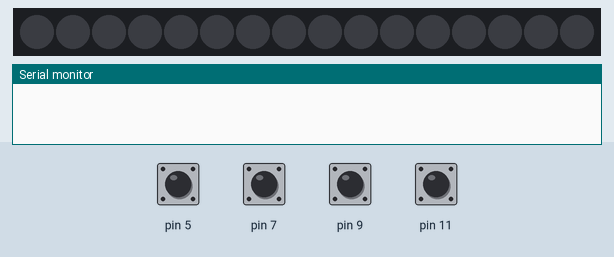
This sketch was run on a simulated Arduino Uno, built with avr-gcc and run on an emulated ATmega328P. Shown: 16 RGB LEDs in strip order, left to right, the last lines printed to the serial monitor. The test bench sets the inputs (shaded band); at power-on: pin 5, pin 7, pin 9, pin 11 HIGH. Dim RGB values are drawn brighter than linear; the strip is taken to match the declared colour order.

Above: at 1.2 s.
1.3 s: pin 11 pulled LOW for 1 s
At 1.47 s:
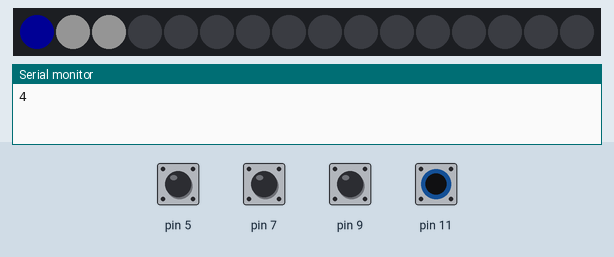
3.8 s: pin 5 pulled LOW for 0.15 s
At 3.9 s:
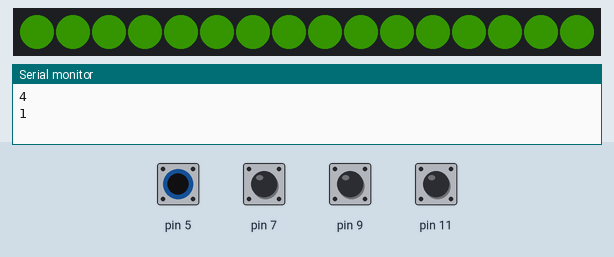
5.4 s: pin 7 pulled LOW for 0.15 s
At 5.5 s:
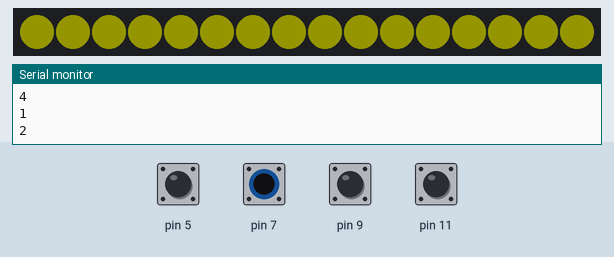
7.0 s: pin 9 pulled LOW for 0.15 s
At 7.1 s:
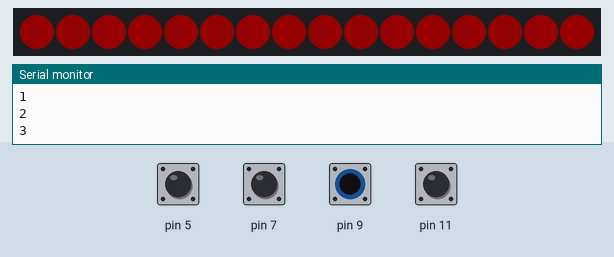
8.6 s: pin 11 pulled LOW for 0.15 s
10.2 s: pin 11 pulled LOW for 1 s
At 10.67 s:
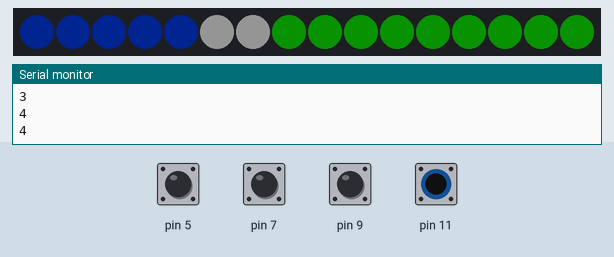
Timing chart, 0 to 13.2 s (numbered marks = the images above; inputs shaded):
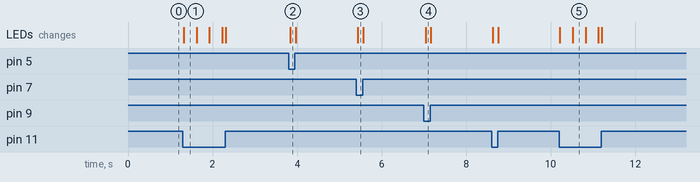

Measured:
- after the input at 1.3 s, the LEDs: change at once (image 1)
- after the input at 3.8 s, the LEDs: change at once (image 2)
- after the input at 5.4 s, the LEDs: change at once (image 3)
- after the input at 7.0 s, the LEDs: change at once (image 4)
- after the input at 10.2 s, the LEDs: first change at once (image 5 shows a later state)

The sketch:

CapacitiveSensorSketch.ino.ino
```cpp
#include <CapacitiveSensor.h>
#include <WS2812FX.h>

//#include "Keyboard.h"
#define LED_COUNT 16
#define LED_PIN 13

WS2812FX ws2812fx = WS2812FX(LED_COUNT, LED_PIN, NEO_RGB + NEO_KHZ800);


CapacitiveSensor   cs_4_2 = CapacitiveSensor(2,5);
CapacitiveSensor   cs_4_3 = CapacitiveSensor(2,7);
CapacitiveSensor   cs_4_4 = CapacitiveSensor(2,9);
CapacitiveSensor   cs_4_5 = CapacitiveSensor(2,11);
void setup()
{
   cs_4_2.set_CS_AutocaL_Millis(0xFFFFFFFF);
   cs_4_3.set_CS_AutocaL_Millis(0xFFFFFFFF);
   cs_4_4.set_CS_AutocaL_Millis(0xFFFFFFFF);
   cs_4_5.set_CS_AutocaL_Millis(0xFFFFFFFF);

  ws2812fx.init();
 ws2812fx.setBrightness(20);

ws2812fx.setSpeed(20);
//Keyboard.begin();
  ws2812fx.start();
   Serial.begin(9600);
}

int max_value=70;
bool rainbow=false;
int mode_fx=2;
int set_mode=2;
bool pressed1=false, pressed2=false, pressed3=false, pressed4=false;

void loop()
{
    ws2812fx.service();

    long start = millis();
    long total1 =  cs_4_2.capacitiveSensor(30);
    long total2 =  cs_4_3.capacitiveSensor(30);
    long total3 =  cs_4_4.capacitiveSensor(30);
    long total4 =  cs_4_5.capacitiveSensor(30);


    if(total4>max_value){

      if(pressed4==false)
      Serial.println("4");
      pressed4=true;
      mode_fx=32;
      if(rainbow==false)
       ws2812fx.setMode(mode_fx);

      rainbow=true;
    }
    else{
      pressed4=false;
    if(total1>max_value){
      if(pressed1==false){
      Serial.println("1");
      pressed1=true;
     // Keyboard.press('A');
     mode_fx=set_mode;
     if(mode_fx!=set_mode)
     ws2812fx.setMode(mode_fx);
      ws2812fx.setColor(0x5FFF00);
      }
    }
    else pressed1=false;

   if(total2>max_value){
    if(pressed2==false){
      Serial.println("2");
      pressed2=true;
   // Keyboard.press('S');
   mode_fx=set_mode;
     if(mode_fx!=set_mode)
     ws2812fx.setMode(mode_fx);
    ws2812fx.setColor(0xFFFF00);
    }
   }
    else pressed2=false;

   if(total3>max_value){
    if(pressed3==false){
      Serial.println("3");
      pressed3=true;
   // Keyboard.press('D');
    mode_fx=set_mode;
     if(mode_fx!=set_mode)
     ws2812fx.setMode(mode_fx);
      ws2812fx.setColor(0xFF0000);
    }
   }
   else pressed3=false;
    }

   if(total1<max_value && total2<max_value && total3<max_value && total4<max_value ){
   // Keyboard.releaseAll();
   ws2812fx.setMode(0);
     ws2812fx.setColor(0x000000);
     rainbow=false;
   }


    delay(1);                             // arbitQQQQQQQQQQQQQQQQQQQQQQQQQQQQQQrary delay to limit data to serial port
}

void ChangeColor(int color){
for(int i=0;i<LED_COUNT;i++){

    // pixels.Color takes RGB values, from 0,0,0 up to 255,255,255
    if(color==0)
    ws2812fx.setPixelColor(i, ws2812fx.Color(255,156,0)); // Moderately bright green color.

    if(color==1)
    ws2812fx.setPixelColor(i, ws2812fx.Color(255,255,0)); // Moderately bright green color.

    if(color==2)
    ws2812fx.setPixelColor(i, ws2812fx.Color(0,255,0)); // Moderately bright green color.

    if(color==3)
    ws2812fx.setPixelColor(i, ws2812fx.Color(0,0,0)); // Moderately bright green color.

    if(color==4)
    ws2812fx.setPixelColor(i, ws2812fx.Color(255,255,255)); // Moderately bright green color.

    ws2812fx.show(); // This sends the updated pixel color to the hardware.


  }
}
```
